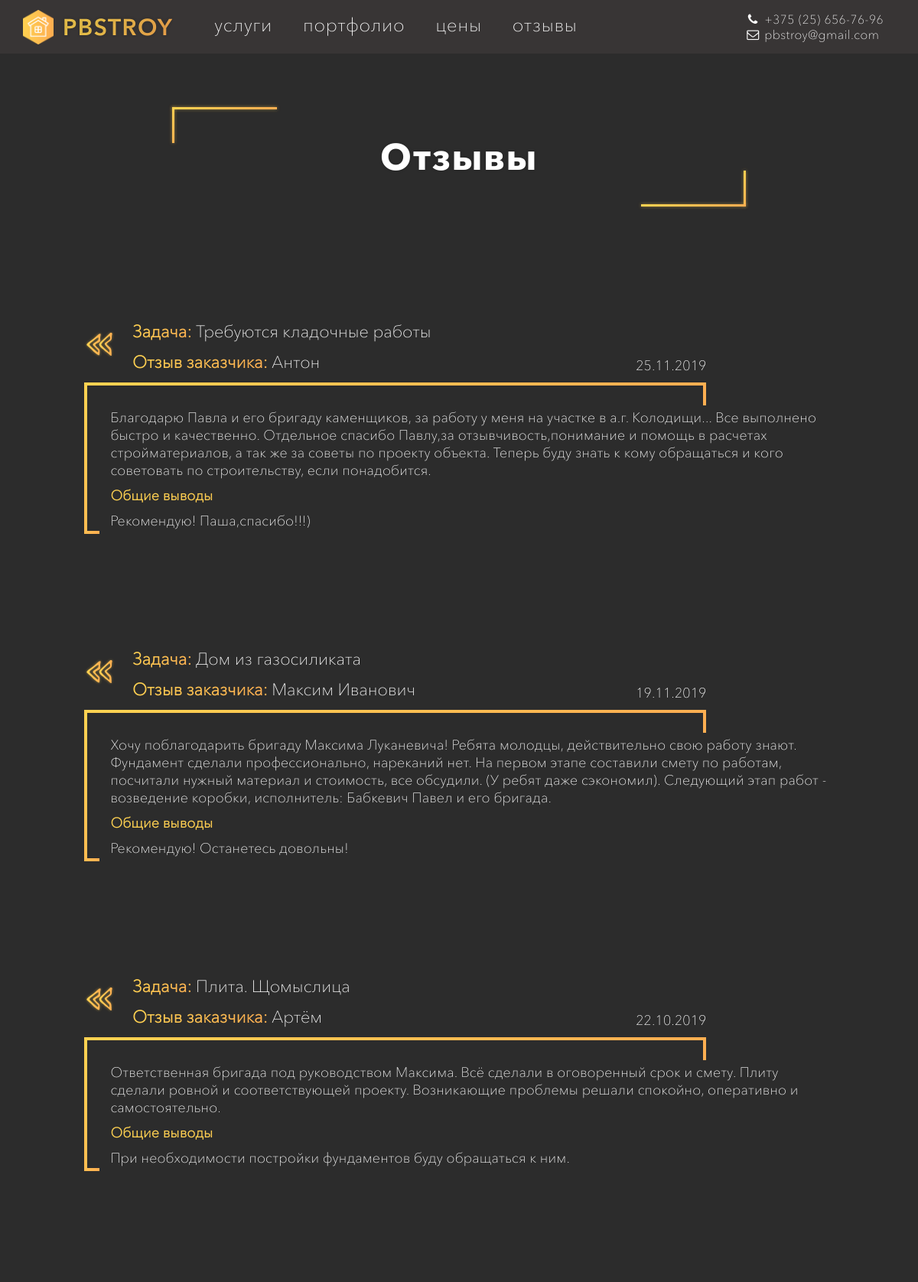
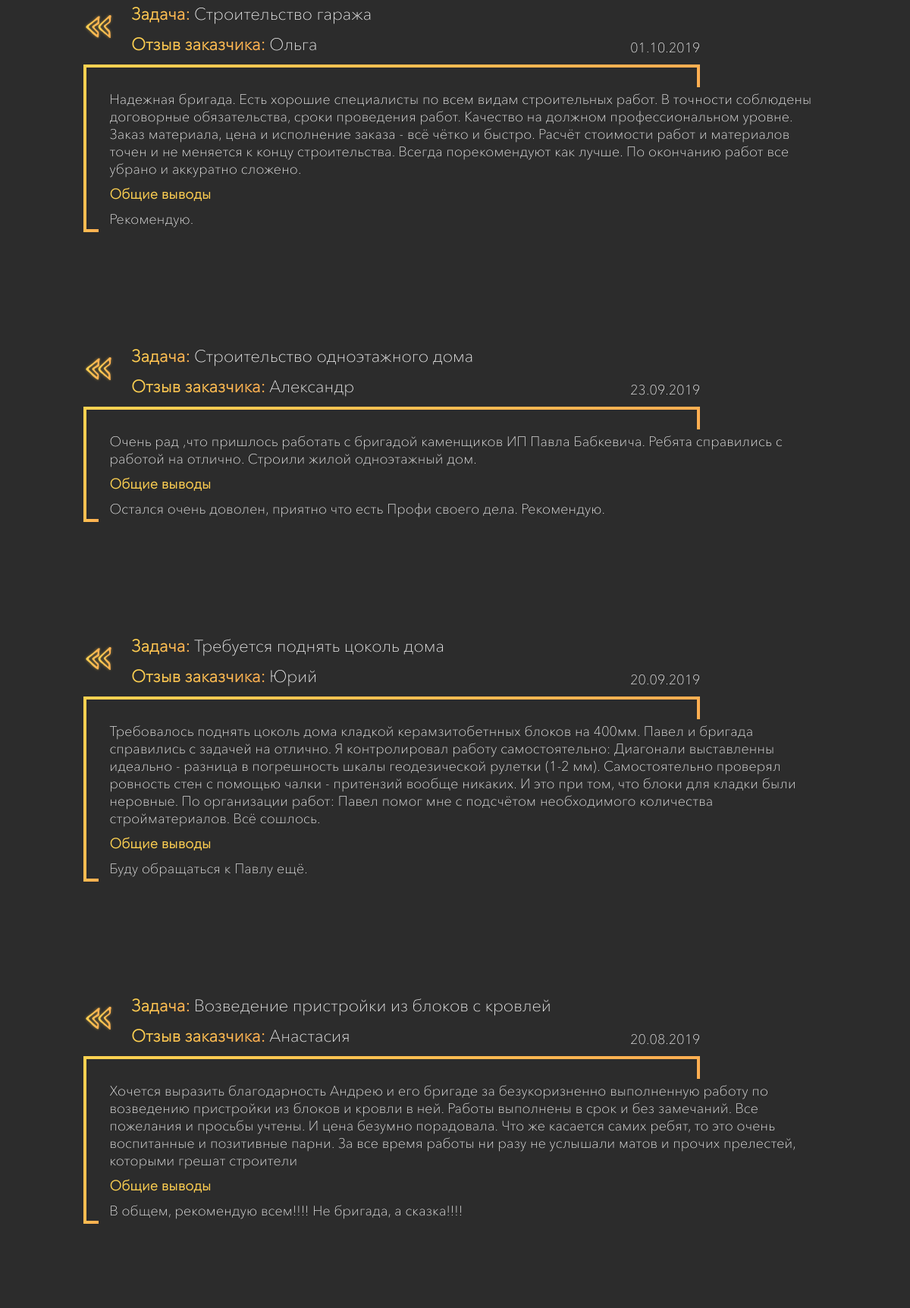
Screenshot of /feedbacks.php (upper part) with the database file from the repository (2 pictures, top to bottom).
### tables this page shows
CREATE TABLE `feedbacks` (
  `id` int(11) NOT NULL,
  `task` varchar(50) NOT NULL,
  `owner` varchar(16) NOT NULL,
  `text` varchar(2000) NOT NULL,
  `conclusion` varchar(500) NOT NULL,
  `date` date NOT NULL
);

### feedbacks.php (the view, shortened to what this page needs)
<!DOCTYPE html>
<html lang="ru">
<head>
	<link rel="stylesheet" href="/style.css">
    <link href="/css/font-awesome.css" rel="stylesheet">
</head>
<body>
    <?php
    $host = 'localhost';
    $user = 'root';
    $password = '1234';
    $db_name = 'pbstroy';
    $link = mysqli_connect($host, $user, $password, $db_name);
    mysqli_query($link, "SET NAMES 'utf8'");
    if (isset($_GET['page'])){
		$page = $_GET['page'];
	}else $page = 1;
	$count_of_feedbacks_on_page = 10;
	$feedback_number = ($page * $count_of_feedbacks_on_page) - $count_of_feedbacks_on_page;
    $all_feedbacks_query = "SELECT * FROM `feedbacks` ORDER BY ID DESC LIMIT $feedback_number, $count_of_feedbacks_on_page ";
    $result = mysqli_query($link, $all_feedbacks_query) or die( mysqli_error($link) );
	for ($data = []; $row = mysqli_fetch_assoc($result); $data[] = $row);
    $result = '';
    foreach ($data as $elem) {
        $result .= '
        <div class="feedback-item">
            <div class="feedback-title">
                <div class="feedback-task">'.$elem['task'].'</div>
                <div class="feedback-owner">'.$elem['owner'].'
                    <div class="feedback-owner-date">'.
                    date("d.m.Y", strtotime($elem['date'])).'
                    </div>
                </div>
            </div>
            <div class="feedback-data">
                <div class="feedback-data-top-frame"></div>
                <div class="feedback-data-left-frame"></div>
                <div class="feedback-data-text">
                    <p>'.$elem['text'].'</p>';
        if (!empty($elem['conclusion'])) {
            $result .= '
                    <p class="feedback-data-conclusion">Общие выводы</p>
                    <p>'.$elem['conclusion'].'</p>
                </div>
            </div>
        </div>';
        } else {
            $result .= '</div>
                </div>
            </div>
        </div>';
        }
    }
    ?>
<?php include 'header.php'?>
<div class="container">
    <section id="page-title" class="price-page-title">
        <div id="union_1">
            <div id="line_1"></div>
            <div id="line_2"></div>
        </div>
        <h1>Отзывы</h1>
        <div id="union_2">
            <div id="line_3"></div>
            <div id="line_4"></div>
        </div>
    </section>
    <section id="feedbacks">
       <?php echo $result; ?>
    </section>
</div>
</body>
</html>

### header.php (shortened to what this page needs)
<header id="header">
    <div class="container">
        <div class="logo">
            <a href="/index.php/">
                <img class="logo-image" src="/images/HouseLogo.png" alt="logotype">
                <p>PBSTROY</p>
            </a>
        </div>
        <ul class="navbar">
            <li class="navbar-link"><a href="/services.php">услуги</a></li>
            <li class="navbar-link"><a href="/portfolio.php">портфолио</a></li>
            <li class="navbar-link"><a href="/price.php">цены</a></li>
            <li class="navbar-link"><a href="/feedbacks.php">отзывы</a></li>
        </ul>
        <div id="navbar-contacts">
            <i class="fa fa-phone fa-fw"></i>
            <a href="tex:+375256567696">+375 (25) 656-76-96</a>
            <br>
            <i class="fa fa-envelope-o fa-fw"></i>
            <a href="mailto:pbstroy@gmail.com">pbstroy@gmail.com</a>
        </div>
    </div>
</header>

### rows the page displays
feedbacks: task "Требуются кладочные работы", owner "Антон", date "25.11.2019", text "Благодарю Павла и его бригаду каменщиков, за работу у меня на участке в а.г. Колодищи... Все выполнено быстро и качественно. Отдельное спасибо Павлу,за отзывчивость,понимание и помощь в расчетах стройматериалов, а так же за советы по проекту объекта. Теперь буду знать к кому обращаться и кого советовать по строительству, если понадобится.", conclusion "Рекомендую! Паша,спасибо!!!)"
feedbacks: task "Дом из газосиликата", owner "Максим Иванович", date "19.11.2019", text "Хочу поблагодарить бригаду Максима Луканевича! Ребята молодцы, действительно свою работу знают. Фундамент сделали профессионально, нареканий нет. На первом этапе составили смету по работам, посчитали нужный материал и стоимость, все обсудили. (У ребят даже сэкономил). Следующий этап работ - возведение коробки, исполнитель: Бабкевич Павел и его бригада.", conclusion "Рекомендую! Останетесь довольны!"
feedbacks: task "Плита. Щомыслица", owner "Артём", date "22.10.2019", text "Ответственная бригада под руководством Максима. Всё сделали в оговоренный срок и смету. Плиту сделали ровной и соответствующей проекту. Возникающие проблемы решали спокойно, оперативно и самостоятельно.", conclusion "При необходимости постройки фундаментов буду обращаться к ним."
feedbacks: task "Строительство гаража", owner "Ольга", date "01.10.2019", text "Надежная бригада. Есть хорошие специалисты по всем видам строительных работ. В точности соблюдены договорные обязательства, сроки проведения работ. Качество на должном профессиональном уровне. Заказ материала, цена и исполнение заказа - всё чётко и быстро. Расчёт стоимости работ и материалов точен и не меняется к концу строительства. Всегда порекомендуют как лучше. По окончанию работ все убрано и аккуратно сложено.", conclusion "Рекомендую."
feedbacks: task "Строительство одноэтажного дома", owner "Александр", date "23.09.2019", text "Очень рад ,что пришлось работать с бригадой каменщиков ИП Павла Бабкевича. Ребята справились с работой на отлично. Строили жилой одноэтажный дом.", conclusion "Остался очень доволен, приятно что есть Профи своего дела. Рекомендую."
feedbacks: task "Требуется поднять цоколь дома", owner "Юрий", date "20.09.2019", text "Требовалось поднять цоколь дома кладкой керамзитобетнных блоков на 400мм. Павел и бригада справились с задачей на отлично. Я контролировал работу самостоятельно: Диагонали выставленны идеально - разница в погрешность шкалы геодезической рулетки (1-2 мм). Самостоятельно проверял ровность стен с помощью чалки - притензий вообще никаких. И это при том, что блоки для кладки были неровные. По организации работ: Павел помог мне с подсчётом необходимого количества стройматериалов. Всё сошлось.", conclusion "Буду обращаться к Павлу ещё."
feedbacks: task "Возведение пристройки из блоков с кровлей", owner "Анастасия", date "20.08.2019", text "Хочется выразить благодарность Андрею и его бригаде за безукоризненно выполненную работу по возведению пристройки из блоков и кровли в ней. Работы выполнены в срок и без замечаний. Все пожелания и просьбы учтены. И цена безумно порадовала. Что же касается самих ребят, то это очень воспитанные и позитивные парни. За все время работы ни разу не услышали матов и прочих прелестей, которыми грешат строители", conclusion "В общем, рекомендую всем!!!! Не бригада, а сказка!!!!"
